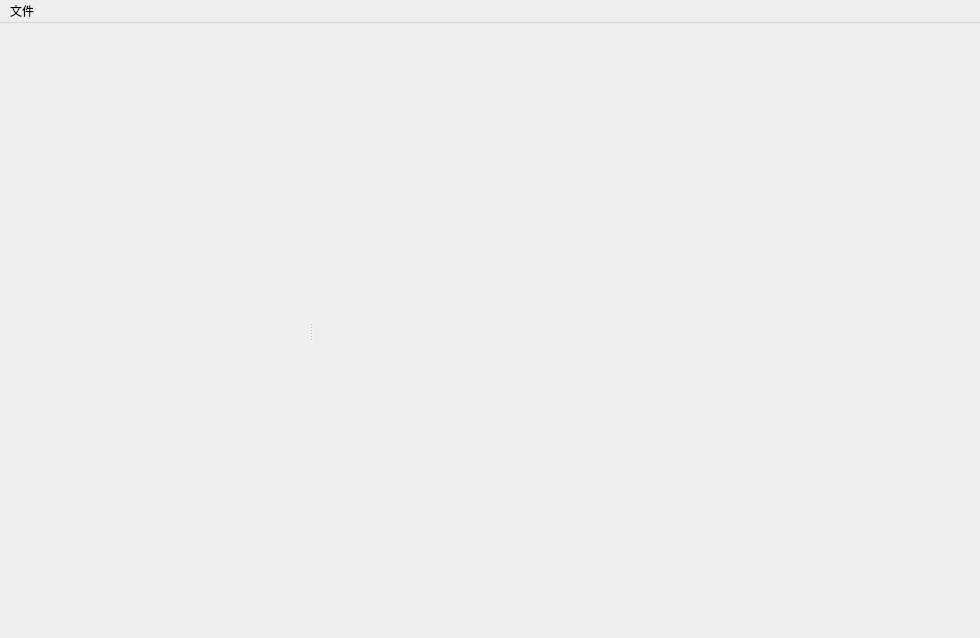
<?xml version="1.0" encoding="UTF-8"?>
<ui version="4.0">
 <class>MainWindow</class>
 <widget class="QMainWindow" name="MainWindow">
  <property name="geometry">
   <rect>
    <x>0</x>
    <y>0</y>
    <width>980</width>
    <height>638</height>
   </rect>
  </property>
  <property name="windowTitle">
   <string>软件构造—Chart</string>
  </property>
  <widget class="QWidget" name="centralwidget">
   <layout class="QHBoxLayout" name="horizontalLayout" stretch="1">
    <item>
     <widget class="QSplitter" name="splitter">
      <property name="orientation">
       <enum>Qt::Horizontal</enum>
      </property>
      <widget class="QWidget" name="widget_directory" native="true">
       <property name="minimumSize">
        <size>
         <width>200</width>
         <height>0</height>
        </size>
       </property>
       <property name="maximumSize">
        <size>
         <width>300</width>
         <height>16777215</height>
        </size>
       </property>
       <layout class="QVBoxLayout" name="verticalLayout_directory">
        <property name="leftMargin">
         <number>0</number>
        </property>
        <property name="topMargin">
         <number>0</number>
        </property>
        <property name="rightMargin">
         <number>0</number>
        </property>
        <property name="bottomMargin">
         <number>0</number>
        </property>
       </layout>
      </widget>
      <widget class="QWidget" name="widget_charts" native="true">
       <layout class="QVBoxLayout" name="verticalLayout_charts"/>
      </widget>
     </widget>
    </item>
   </layout>
  </widget>
  <widget class="QMenuBar" name="menubar">
   <property name="geometry">
    <rect>
     <x>0</x>
     <y>0</y>
     <width>980</width>
     <height>23</height>
    </rect>
   </property>
   <widget class="QMenu" name="menu">
    <property name="title">
     <string>文件</string>
    </property>
    <addaction name="actionNew_Workspace"/>
    <addaction name="actionClose_Workspace"/>
    <addaction name="separator"/>
    <addaction name="actionLoad_Setting"/>
    <addaction name="separator"/>
    <addaction name="actionEixt"/>
   </widget>
   <addaction name="menu"/>
  </widget>
  <action name="actionNew_Workspace">
   <property name="text">
    <string>打开工作空间</string>
   </property>
  </action>
  <action name="actionClose_Workspace">
   <property name="text">
    <string>关闭工作空间</string>
   </property>
  </action>
  <action name="actionEixt">
   <property name="text">
    <string>退出</string>
   </property>
  </action>
  <action name="actionLoad_Setting">
   <property name="text">
    <string>加载配置文件</string>
   </property>
  </action>
 </widget>
 <resources/>
 <connections>
  <connection>
   <sender>actionEixt</sender>
   <signal>triggered()</signal>
   <receiver>MainWindow</receiver>
   <slot>close()</slot>
   <hints>
    <hint type="sourcelabel">
     <x>-1</x>
     <y>-1</y>
    </hint>
    <hint type="destinationlabel">
     <x>489</x>
     <y>334</y>
    </hint>
   </hints>
  </connection>
 </connections>
</ui>
